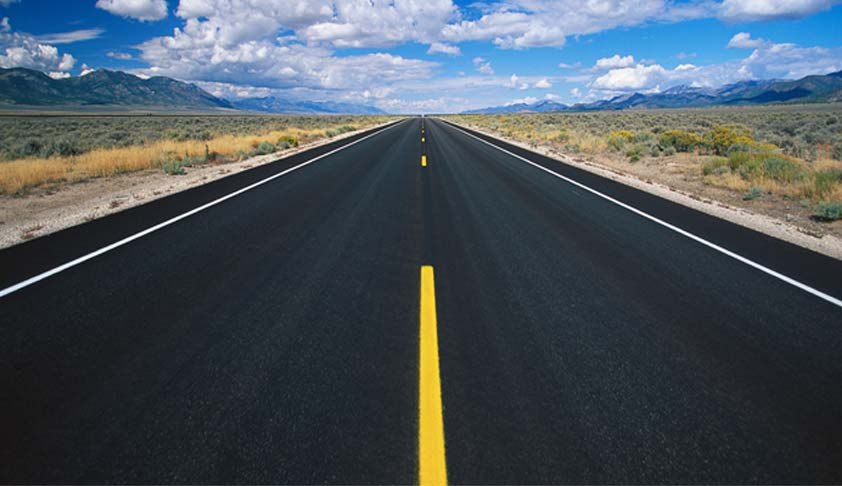
#> input picture Computer Vision/Files/Hough/Road.jpg, 842 x 486 px
$ jupyter execute --allow-errors 12_HoughLines.ipynb
#> lines starting #> are read from the running program, lines starting #| are printed output that depends on the picture
# Hough Lines Lab

## Required

Create you own playaround to explore houghlines

## Criteria

- Use any edge detection filter you need but `canny` is recommended.
- You must use `houghLinesP` funstion.
- Create a trackbar for each variable in the function.
- Find the suitable parametrs to apply on:
  - Building.jpg
  - Road.jpg
- Save you results as images with lines drawn.

## Grade

10

[cell 1]
import cv2
import numpy as np
import matplotlib.pyplot as plt

img = cv2.imread('Files/Hough/Building.jpg')
#> (the rest of this cell did not finish here and is left out)

[cell 2]
import cv2
import numpy as np
import matplotlib.pyplot as plt

img2 = cv2.imread('Files/Hough/Road.jpg')
#> img2 is the input picture: shape (486, 842, 3); mean B, G, R 92.4, 84, 73.5
gray2 = cv2.cvtColor(img2, cv2.COLOR_BGR2GRAY)
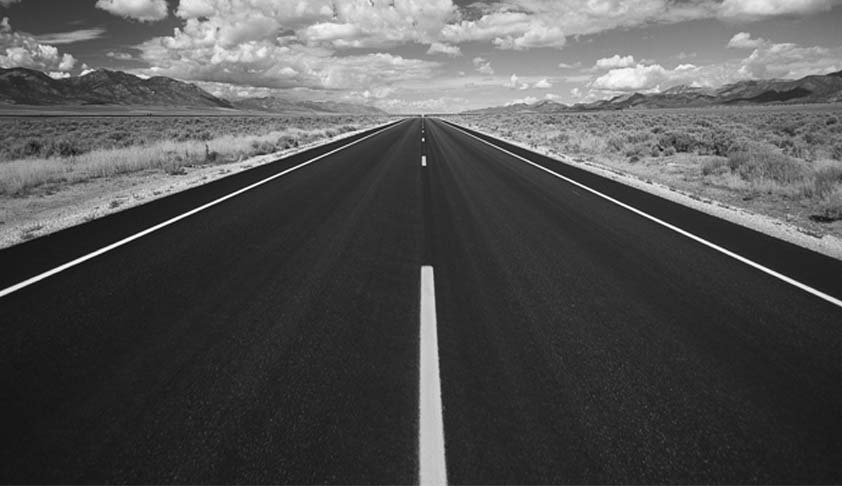
#> gray2: shape (486, 842); min 3, max 255, mean 81.9
plt.figure(figsize=(25, 10))
plt.imshow(img2[:,:,::-1]);

[cell 3]
img = cv2.imread('Files/Hough/Road.jpg')
gray = cv2.cvtColor(img, cv2.COLOR_BGR2GRAY)

# Canny Edge Detection:
Threshold1 = 300;
Threshold2 = 500;
FilterSize = 10
E = cv2.Canny(gray, Threshold1, Threshold2, FilterSize)
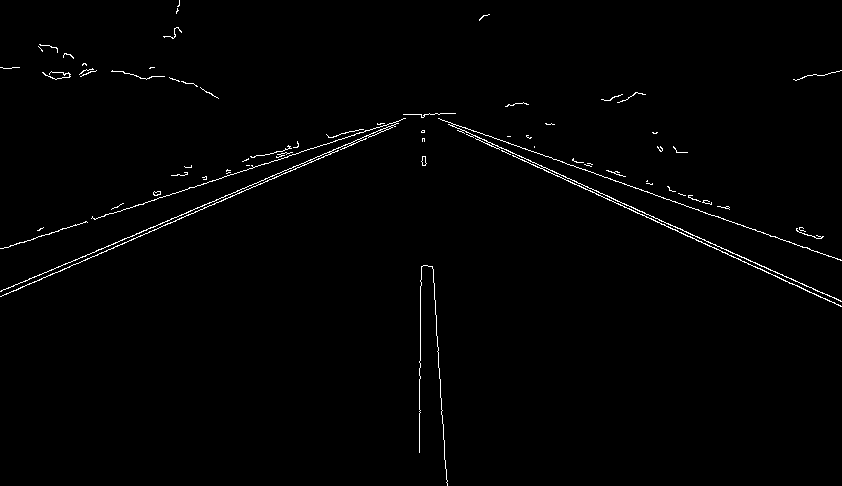
#> E: shape (486, 842); 1.1% white in thin lines or dots

plt.figure(figsize=(25, 10))
plt.imshow(E[:,::-1]);
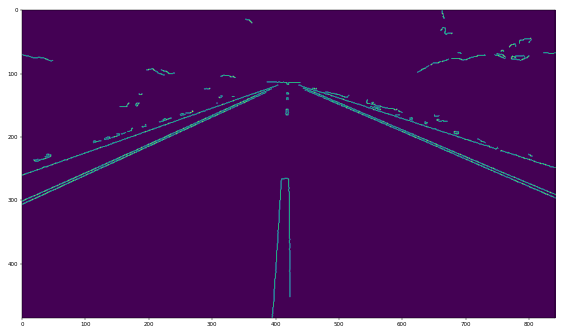
#> figure drawn by matplotlib, 1 panel

[cell 4]
def nothing(x):
    pass

cv2.namedWindow('Hough')

cv2.createTrackbar('img_num', 'Hough', 0, 1, nothing)
cv2.createTrackbar('canny_thres1', 'Hough', 1, 1000, nothing)
cv2.createTrackbar('canny_thres2', 'Hough', 1, 1000, nothing)

cv2.createTrackbar('Threshold', 'Hough', 1, 100, nothing)
cv2.createTrackbar('minLineLength', 'Hough', 1, 100, nothing)
cv2.createTrackbar('maxLineGap', 'Hough', 1, 100, nothing)
cv2.createTrackbar('save', 'Hough', 0, 1, nothing)


while 1:


    img_num = cv2.getTrackbarPos('img_num','Hough')
    Threshold = cv2.getTrackbarPos('Threshold','Hough')
    minLineLength = cv2.getTrackbarPos('minLineLength','Hough')
    maxLineGap = cv2.getTrackbarPos('maxLineGap','Hough')
    save = cv2.getTrackbarPos('save','Hough')
    if img_num == 1:
        I = cv2.imread('Files/Hough/Building.jpg')
        #percent by which the image is resized
        scale_percent = 70
        #calculate the 50 percent of original dimensions
        width = int(I.shape[1] * scale_percent / 100)
        height = int(I.shape[0] * scale_percent / 100)
        # dsize
        dsize = (width, height)
        # resize image
        I = cv2.resize(I, dsize)
    else:
        I = cv2.imread('Files/Hough/Road.jpg')

    G = cv2.cvtColor(I, cv2.COLOR_BGR2GRAY)
    # Canny Edge Detection:
    Threshold1 = cv2.getTrackbarPos('canny_thres1','Hough');
    Threshold2 = cv2.getTrackbarPos('canny_thres2','Hough');
    FilterSize = 5
    E = cv2.Canny(G, Threshold1, Threshold2, FilterSize)
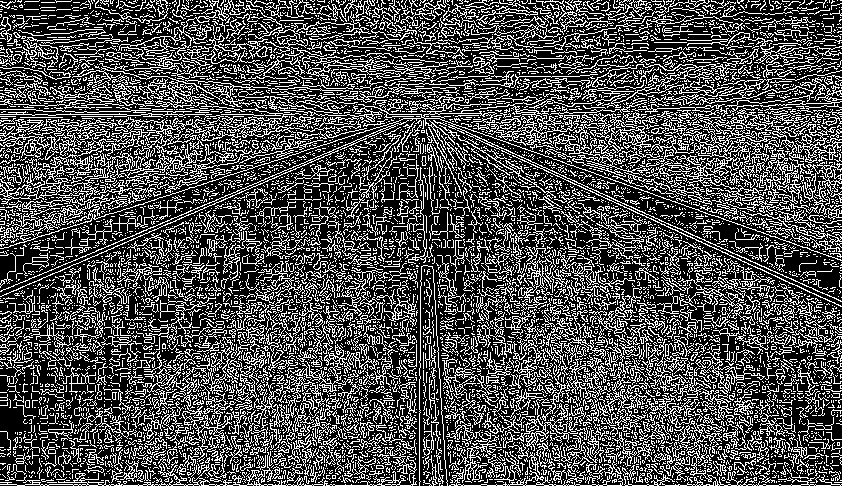
#> E: shape (486, 842); 30.9% white in thin lines or dots

    Rres = 1
    Thetares = 1*np.pi/180

    lines = cv2.HoughLinesP(E,rho = 1,theta = 1*np.pi/180,threshold = Threshold,minLineLength       = minLineLength,     maxLineGap = maxLineGap)
    N = lines.shape[0]
#> N = 27481
    for i in range(N):
        x1 = lines[i][0][0]
        y1 = lines[i][0][1]
        x2 = lines[i][0][2]
        y2 = lines[i][0][3]
        cv2.line(I,(x1,y1),(x2,y2),(0,0,255),2)
#> this loop made 27481 passes
#> (x1, y1, x2, y2) on passes 1 to 3: (174, 297, 174, 295), (212, 374, 213, 378), (829, 94, 829, 93)
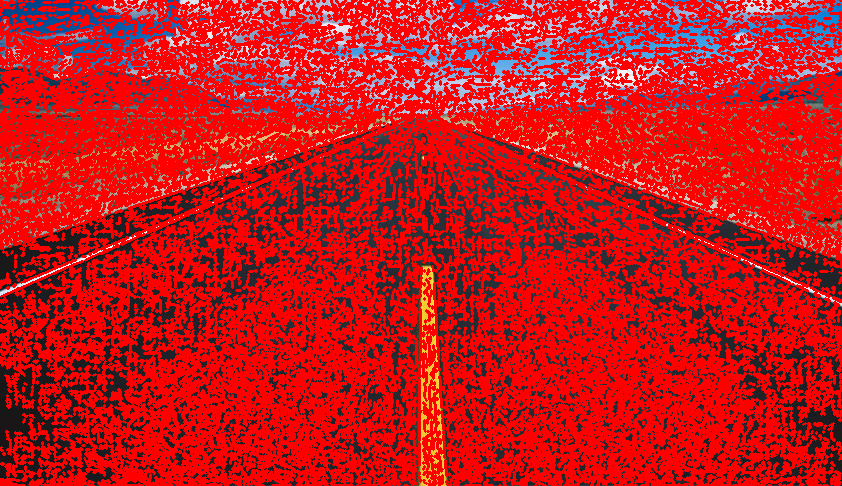
#> I: shape (486, 842, 3); mean B, G, R 27.9, 24.5, 197.5

    if save == 1:
        if img_num == 1:
            cv2.imwrite('Files/Hough/Building_lines.jpg',I)
        else:
            cv2.imwrite('Files/Hough/Road_lines.jpg',I)
    cv2.imshow('Hough', I)
    k = cv2.waitKey(1)
#> (key Esc is pressed here)
    if k == 27:
        break

cv2.destroyAllWindows()
